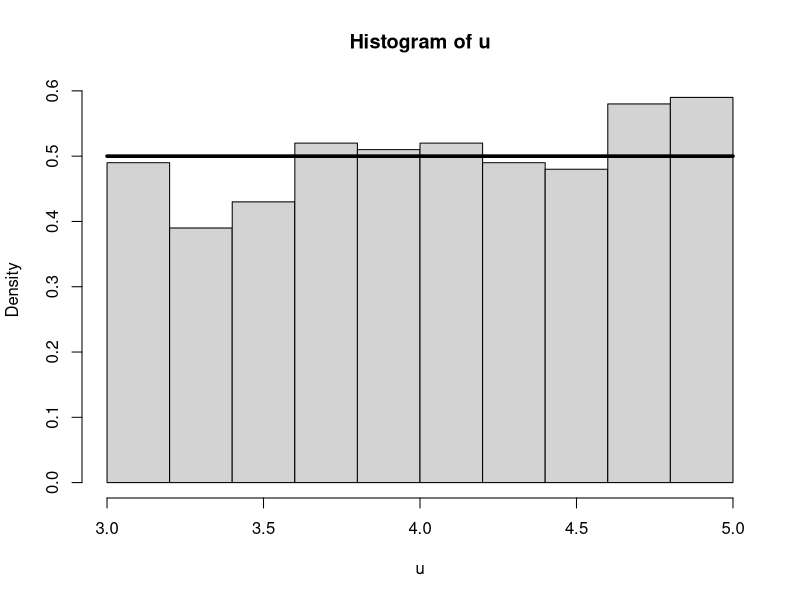
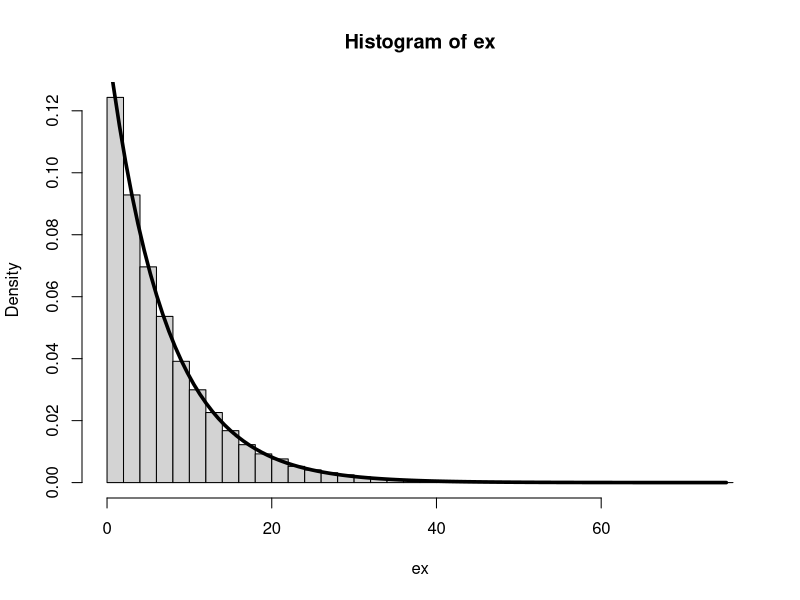
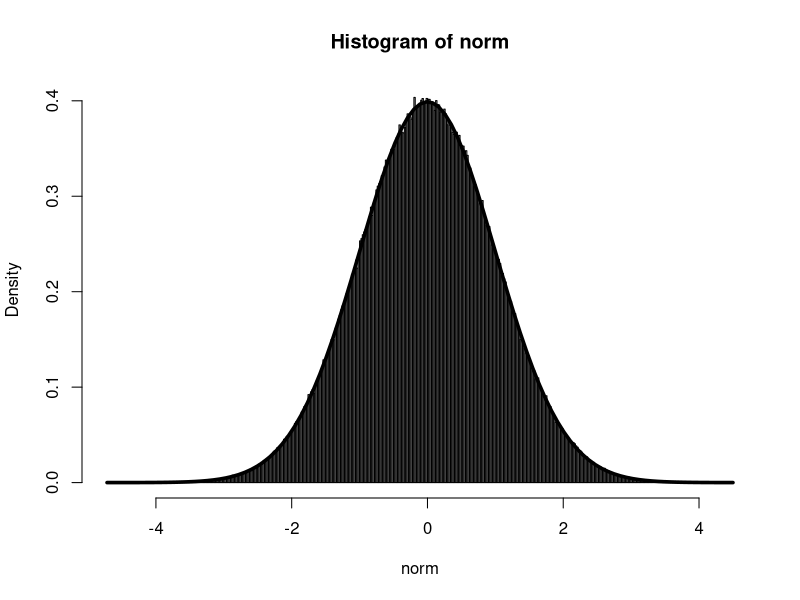
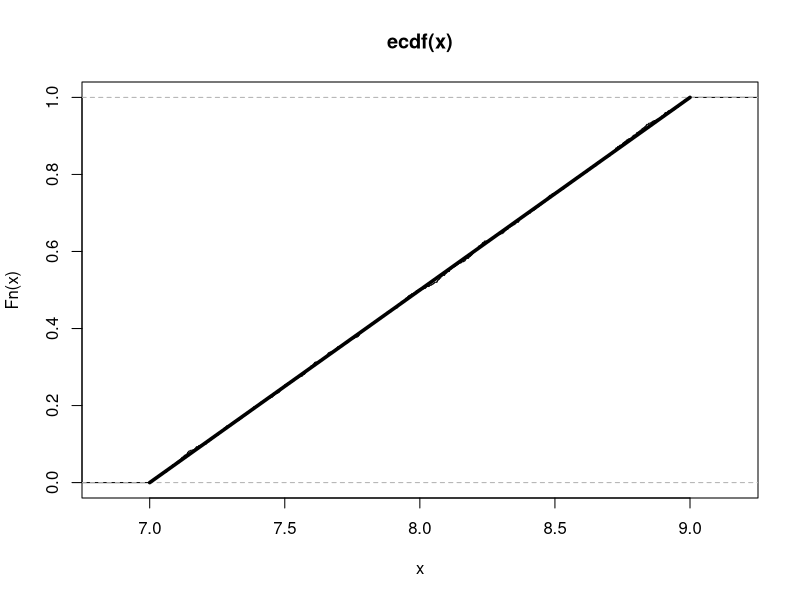
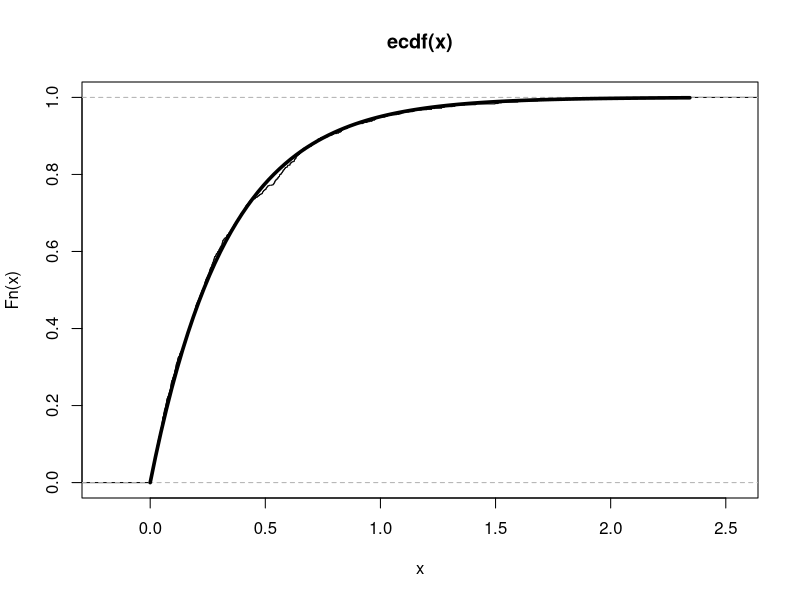
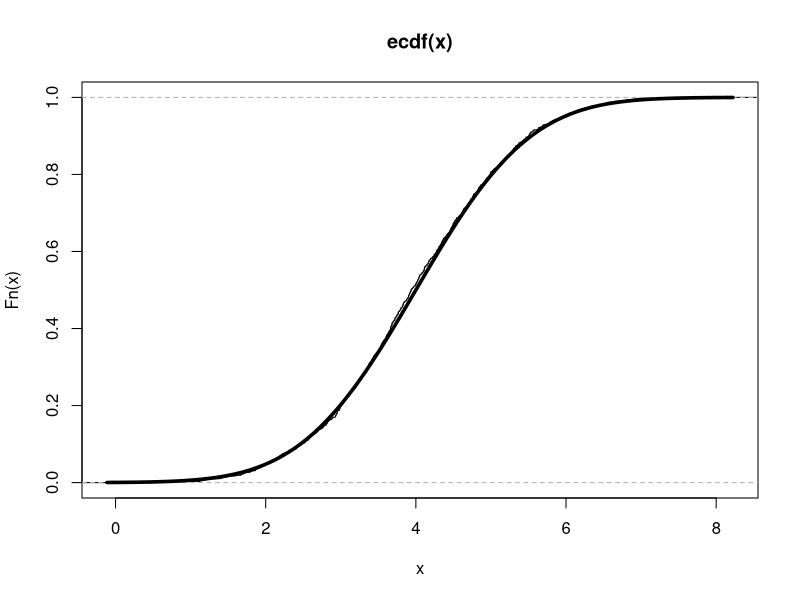
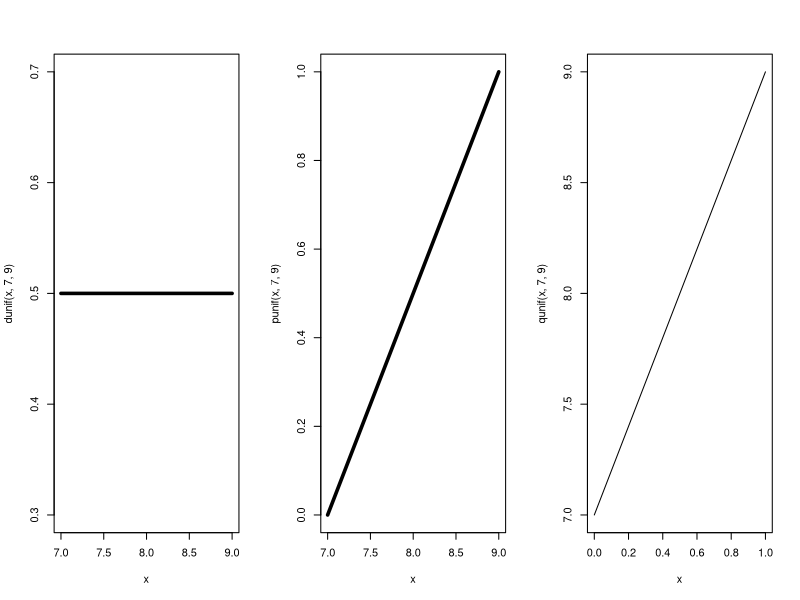
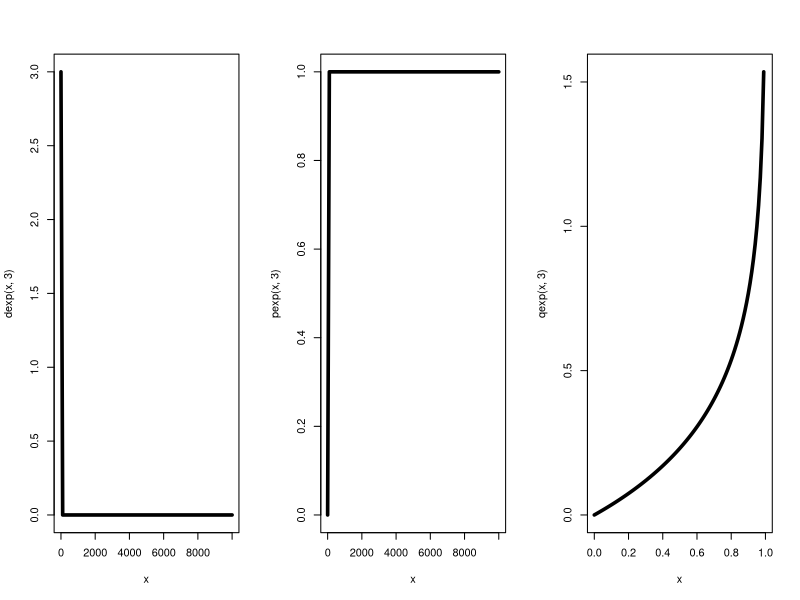

Here is the R script that generated these plots, in order:

#problem 1

u <- runif(500,3,5)
hist(u, prob = T)
curve(dunif(x,3,5), from = 3, to = 5, add = T, lwd = 3.5)

#problem 2

ex <- rexp(100000,1/7)
hist(ex, breaks = 50,prob = T)
curve(dexp(x,1/7), from = 0, to = max(ex), add = T, lwd=3.5)


#problem 3
norm <-rnorm(1000000,0,1)
hist(norm, breaks = 500, prob = T)
curve(dnorm(x,0,1), xlimits = c(-3,3), add = T, lwd=3.5)

#problem 4
unif1 <- runif(200,7,9)
unif2 <- runif(1000,7,9)
plot.ecdf(unif2, do.points = F)
curve(punif(x,7,9), from = 7, to = 9, add = T, lwd=3.5)

#problem 5
exp1 <- rexp(200,3)
exp2 <- rexp(1000,3)
plot.ecdf(exp2, do.points = F)
curve(pexp(x,3), from = 0, to = max(exp2), add = T, lwd=3.5)

#problem 6
norm1 <- rnorm(200,4,1.2)
norm2 <- rnorm(1000,4,1.2)
plot.ecdf(norm2, do.points = F)
curve(pnorm(x,4,1.2), xlimits = c(-3,3), add = T, lwd = 3.5)


#problem 7
par(mfrow=c(1,3))
curve(dunif(x,7,9), from = 7, to = 9, lwd = 3.5)
curve(punif(x,7,9), from = 7, to = 9, lwd = 3.5)
curve(qunif(x,7,9), from = 0, to = 1)
par(mfrow=c(1,3))

#problem 8
par(mfrow = c(1,3))
curve(dexp(x,3), from = 0, to = 10000, lwd = 3.5)
curve(pexp(x,3), from = 0, to = 10000, lwd =3.5)
curve (qexp(x,3), from = 0, to = 1, lwd = 3.5)
par(mfrow = c(1,3))

#problem 9
par(mfrow = c(1,3))
curve(dnorm(x,4,1.2), from = -3, to = 3, lwd =3.5)
curve(pnorm(x,4,1.2), from = -3, to = 3, lwd =3.5)
curve(qnorm(x,4,1.2), from = -3, to = 3, lwd =3.5)
par(mfrow = c(1,3))
